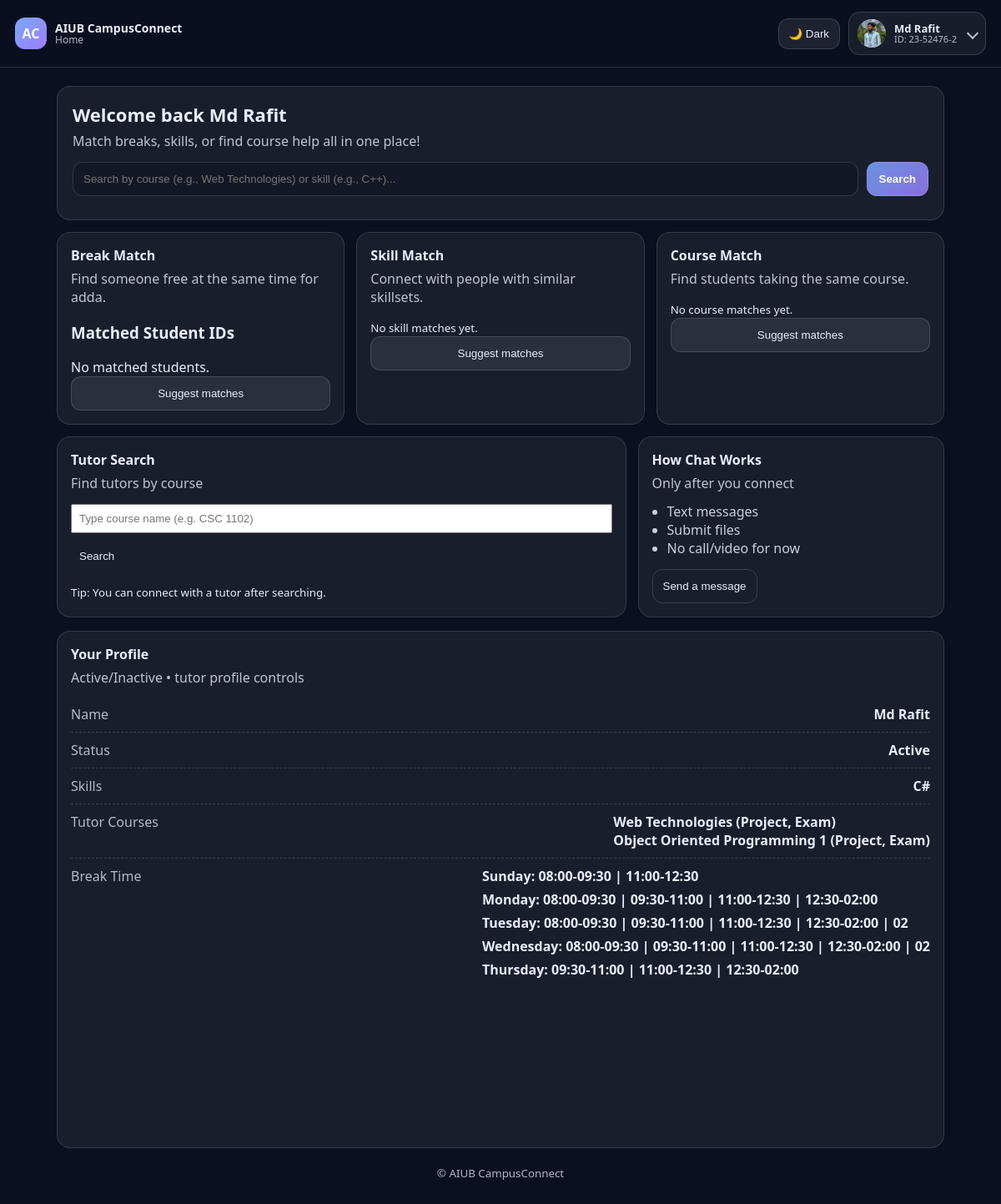
/View/student/studentHome.php (signed in), run on the app's committed database.
### tables this page shows
CREATE TABLE `student` (
  `s_id` varchar(30) NOT NULL,
  `s_name` varchar(100) NOT NULL,
  `s_gender` varchar(20) NOT NULL,
  `s_email` varchar(100) NOT NULL,
  `s_password` varchar(100) NOT NULL,
  `role` int(11) NOT NULL,
  `status` int(11) NOT NULL,
  `created_at` datetime NOT NULL,
  `s_propic` varchar(200) NOT NULL
);

CREATE TABLE `tutor` (
  `t_id` int(30) NOT NULL,
  `s_id` varchar(30) NOT NULL,
  `course` varchar(100) NOT NULL,
  `help_type` varchar(100) NOT NULL,
  `status` int(11) NOT NULL,
  `created_at` datetime NOT NULL,
  `ratings` int(11) NOT NULL
);

CREATE TABLE `free_time` (
  `day` varchar(20) NOT NULL,
  `free_times` varchar(50) NOT NULL,
  `s_id` varchar(30) DEFAULT NULL,
  `t_id` varchar(30) DEFAULT NULL,
  `id` int(11) NOT NULL
);

### Model/studentModel.php (called while the page is built, shortened)
<?php
        function getStudentById($id)
        {
            $conn = dbConnect();
            $id = mysqli_real_escape_string($conn, $id);
            $query = "SELECT * FROM student WHERE s_id = '$id'";
            return mysqli_query($conn, $query);
        }
    function getSkillsByStudent($s_id)
    {
        $conn = dbConnect();
        $s_id = mysqli_real_escape_string($conn, $s_id);
        $query = "SELECT skill_name FROM skills WHERE s_id='$s_id'";
        return mysqli_query($conn, $query);
    }
?>

### Model/tutorModel.php (called while the page is built, shortened)
<?php
function getTutorCoursesByStudent($s_id){
    $conn = dbConnect();
    $sql = "SELECT * FROM tutor WHERE s_id = ? AND status = 1";
    $stmt = mysqli_prepare($conn, $sql);
    mysqli_stmt_bind_param($stmt, "s", $s_id);
    mysqli_stmt_execute($stmt);
    $res = mysqli_stmt_get_result($stmt);
    return mysqli_fetch_all($res, MYSQLI_ASSOC);
}
?>

### Model/setFreeTimeModel.php (called while the page is built, shortened)
<?php
function getFreeTimeByStudentId($s_id)
{
    $query = "SELECT * FROM free_time WHERE s_id='$s_id' ";
    $conn=dbConnect();
    $data=mysqli_query($conn,$query);
    $freeTimes=[];
    if(mysqli_num_rows($data)>0)
    {
        while($rows=mysqli_fetch_assoc($data))
        {
            $freeTimes[]=$rows;
        }
    }
    return $freeTimes;
}
?>

### View/student/studentHome.php (the view, shortened to what this page needs)
<?php
require_once("../../Model/studentModel.php");
require_once("../../Model/setFreeTimeModel.php");
$studentIds = $_SESSION['matchedStudentIds'] ?? [];
$studentRes = getStudentById($_SESSION['loginId']);
$student = mysqli_fetch_assoc($studentRes);
$skillsRes = getSkillsByStudent($_SESSION['loginId']);
$freeTimes = getFreeTimeByStudentId($_SESSION['loginId']);
$pic = $student['s_propic'] ?? '';
if ($pic === '') {
    $avatarSrc = "../../Resources/default.png";
} else {
    $avatarSrc = "../../" . $pic;
}
?>
<!DOCTYPE html>
<html lang="en">
<head>
  <link rel="stylesheet" href="studentHome.css" />
</head>
<body>
  <header class="topbar">
    <a class="brand" href="#">
      <span class="brand-mark">AC</span>
      <span class="brand-text">
        <strong class="brand-title">AIUB CampusConnect</strong>
        <small class="brand-sub">Home</small>
      </span>
    </a>
    <nav class="actions">
      <button class="icon-btn" id="themeToggle" type="button">🌙 Dark</button>
      <details class="profile" id="profileBox">
        <summary class="profile-btn">
          <img
            class="avatar"
            src="<?php echo htmlspecialchars($avatarSrc); ?>"
            alt="Profile picture"
            width="36"
            height="36"
            style="border-radius:50%; object-fit:cover;"
          />
          <span class="profile-meta">
            <strong class="profile-name"><?php echo htmlspecialchars($student['s_name']); ?></strong>
            <small class="profile-role">ID: <?php echo htmlspecialchars($_SESSION['loginId']); ?></small>
          </span>
          <span class="chev" aria-hidden="true"></span>
        </summary>
      </details>
    </nav>
  </header>
  <main class="layout">
    <section class="hero">
      <h1>Welcome back <?php echo htmlspecialchars($student['s_name']); ?></h1>
      <p>Match breaks, skills, or find course help all in one place!</p>
      <form class="search" action="#" method="get" onsubmit="event.preventDefault(); topStudentSearch(true);">
          <input
            type="search"
            id="topSearch"
            placeholder="Search by course (e.g., Web Technologies) or skill (e.g., C++)..."
            autocomplete="off"
            onkeyup="topStudentSearch(false)"
          />
          <button type="submit">Search</button>
        </form>
    </section>
    <section class="grid">
      <article class="card">
        <header class="card-head">
          <h2>Break Match</h2>
          <p>Find someone free at the same time for adda.</p>
        </header>
        <?php
        echo "<h3>Matched Student IDs</h3>";
        if (empty($studentIds)) {
            echo "No matched students.<br>";
        }
        ?>
        <form method="GET" action="../../Controller/studentHomeBreakTimeController.php">
          <input type="submit" class="card-btn" name="viewFreeTime" value="Suggest matches">
        </form>
      </article>
      <article class="card">
        <header class="card-head">
          <h2>Skill Match</h2>
          <p>Connect with people with similar skillsets.</p>
        </header>
        <?php
        $skillmatches = $_SESSION['skill_matches'] ?? [];
        if (empty($skillmatches)) {
            echo "<small>No skill matches yet.</small>";
        }
        ?>
        <form method="GET" action="../../Controller/skillMatch.php">
          <input type="submit" class="card-btn" value="Suggest matches">
        </form>
      </article>
      <article class="card">
        <header class="card-head">
          <h2>Course Match</h2>
          <p>Find students taking the same course.</p>
        </header>
        <?php
        $courseMatches = $_SESSION['course_matches'] ?? [];
        if (empty($courseMatches)) {
            echo "<small>No course matches yet.</small>";
        }
        ?>
        <form method="GET" action="../../Controller/studentHomeCourseController.php">
          <input type="submit" class="card-btn" value="Suggest matches">
        </form>
      </article>
    </section>
    <section class="content">
      <article class="card">
        <header class="card-head">
          <h2>Tutor Search</h2>
          <p>Find tutors by course</p>
        </header>
        <div style="display:flex; gap:10px; align-items:center; flex-wrap:wrap; width:100%; margin-bottom:10px;">
          <input
            type="text"
            id="tutorSearch"
            placeholder="Type course name (e.g. CSC 1102)"
            onkeyup="liveTutorSearch(false)"
            autocomplete="off"
            style="flex:1; min-width:240px; padding:8px;"
          />
          <button
            type="button"
            class="menu-item"
            style="white-space:nowrap;"
            onclick="liveTutorSearch(true)"
          >
            Search
          </button>
        </div>
        <div style="margin-top:14px;">
          <small>
            Tip: You can connect with a tutor after searching.
          </small>
        </div>
      </article>
      <aside class="panel">
        <header class="panel-head">
          <h2>How Chat Works</h2>
          <p>Only after you connect</p>
        </header>
        <ul class="bullets">
          <li>Text messages</li>
          <li>Submit files</li>
          <li>No call/video for now</li>
        </ul>
        <footer class="panel-foot">
          <form action="../messageView.php" method="GET">
            <input type="submit" class="ghost" value="Send a message">
          </form>
        </footer>
      </aside>
    </section>
    <section style="width:100%; margin-top:16px;">
      <article class="panel" style="width:100%; min-height: calc(100vh - 180px);">
        <header class="panel-head">
          <h2>Your Profile</h2>
          <p>Active/Inactive • tutor profile controls</p>
        </header>
        <ul class="list">
          <li><span class="k">Name</span><span class="v"><?php echo htmlspecialchars($student['s_name']); ?></span></li>
          <li><span class="k">Status</span><span class="v"><?php echo ($student['status'] == 1 ? 'Active' : 'Inactive'); ?></span></li>
          <li>
            <span class="k">Skills</span>
            <span class="v">
              <?php
              $skills = [];
              while ($r = mysqli_fetch_assoc($skillsRes)) {
                  $skills[] = $r['skill_name'];
              }
              echo htmlspecialchars(count($skills) ? implode(", ", $skills) : "None");
              ?>
            </span>
          </li>
          <li>
            <span class="k">Tutor Courses</span>
            <span class="v">
              <?php
                require_once("../../Model/tutorModel.php");
                $tutorList = getTutorCoursesByStudent($_SESSION['loginId']);
                if (empty($tutorList)) {
                    echo "Not a tutor yet";
                } else {
                    foreach ($tutorList as $t) {
                        echo "<div>";
                        echo "<strong>" . htmlspecialchars($t['course']) . "</strong>";
                        echo " (" . htmlspecialchars($t['help_type']) . ")";
                        echo "</div>";
                    }
                }
              ?>
            </span>
          </li>
          <li>
            <span class="k">Break Time</span>
            <span class="v">
              <?php
                if (empty($freeTimes)) {
                    echo "Not set";
                } else {
                    foreach ($freeTimes as $ft) {
                        $day = $ft['day'] ?? '';
                        $times = $ft['free_times'] ?? '';
                        if ($day !== '' && $times !== '') {
                            $prettyTimes = str_replace(",", " | ", $times);
                            echo "<div style='margin-bottom:6px;'>";
                            echo "<strong>" . htmlspecialchars($day) . ":</strong> " . htmlspecialchars($prettyTimes);
                            echo "</div>";
                        }
                    }
                }
              ?>
            </span>
          </li>
        </ul>
      </article>
    </section>
    <footer class="footer">
      <small>© AIUB CampusConnect</small>
    </footer>
  </main>
</body>
</html>

### View/student/studentHome.css (style rules this page uses)
* { box-sizing: border-box; }
html, body { height: 100%; }
body { margin: 0; font-family: system-ui, -apple-system, Segoe UI, Roboto, Arial; background: #0b1020; color: #e9eefc; }
.topbar { position: sticky; top: 0; z-index: 10; display: flex; justify-content: space-between; align-items: center; gap: 12px; padding: 14px 18px; border-bottom: 1px solid rgba(255,255,255,0.12); background: rgba(11,16,32,0.9); backdrop-filter: blur(10px); }
.brand { display: inline-flex; gap: 10px; align-items: center; color: inherit; text-decoration: none; }
.brand-mark { width: 38px; height: 38px; display: grid; place-items: center; border-radius: 12px; background: linear-gradient(135deg, #7aa7ff, #9d7dff); color: #fff; font-weight: 800; }
.brand-text { display: grid; line-height: 1.1; }
.brand-title { font-size: 14px; }
.brand-sub { font-size: 12px; opacity: .75; }
.actions { display: inline-flex; align-items: center; gap: 10px; }
.icon-btn { padding: 10px 12px; border-radius: 12px; border: 1px solid rgba(255,255,255,0.14); background: rgba(255,255,255,0.08); color: inherit; cursor: pointer; }
.profile { position: relative; }
.profile-btn { list-style: none; display: inline-flex; align-items: center; gap: 10px; cursor: pointer; padding: 8px 10px; border-radius: 14px; border: 1px solid rgba(255,255,255,0.14); background: rgba(255,255,255,0.06); }
.avatar { width: 34px; height: 34px; border-radius: 50%; background: linear-gradient(135deg, rgba(122,167,255,0.9), rgba(157,125,255,0.9)); }
.profile-meta { display: grid; line-height: 1.1; }
.profile-name { font-size: 13px; }
.profile-role { font-size: 11px; opacity: .75; }
.chev { width: 10px; height: 10px; border-right: 2px solid currentColor; border-bottom: 2px solid currentColor; transform: rotate(45deg); opacity: .8; margin-left: 4px; }
.menu-item { width: 100%; text-align: left; padding: 10px 10px; border-radius: 12px; border: 0; background: transparent; color: inherit; cursor: pointer; }
.layout { max-width: 1100px; margin: 0 auto; padding: 22px 18px 40px; }
.hero { padding: 18px; border: 1px solid rgba(255,255,255,0.12); border-radius: 16px; background: rgba(255,255,255,0.06); }
.hero h1 { margin: 0 0 6px; font-size: 22px; }
.hero p { margin: 0 0 14px; opacity: .8; }
.search { display: flex; gap: 10px; }
.search input { flex: 1; padding: 12px; border-radius: 12px; border: 1px solid rgba(255,255,255,0.14); background: rgba(0,0,0,0.20); color: inherit; outline: none; }
.search button { padding: 12px 14px; border-radius: 12px; border: 1px solid rgba(255,255,255,0.14); background: linear-gradient(135deg, rgba(122,167,255,0.85), rgba(157,125,255,0.85)); color: #fff; font-weight: 700; cursor: pointer; }
.grid { display: grid; grid-template-columns: repeat(3, 1fr); gap: 14px; margin: 14px 0; }
.card { border-radius: 16px; border: 1px solid rgba(255,255,255,0.12); background: rgba(255,255,255,0.06); padding: 16px; }
.card-head h2 { margin: 0 0 6px; font-size: 16px; }
.card-head p { margin: 0 0 14px; opacity: .8; }
.card-btn { width: 100%; padding: 12px; border-radius: 12px; border: 1px solid rgba(255,255,255,0.14); background: rgba(255,255,255,0.08); color: inherit; cursor: pointer; }
.content { display: grid; grid-template-columns: 1.3fr 0.7fr; gap: 14px; margin-top: 14px; }
.panel { border-radius: 16px; border: 1px solid rgba(255,255,255,0.12); background: rgba(255,255,255,0.06); padding: 16px; }
.panel-head h2 { margin: 0 0 6px; font-size: 16px; }
.panel-head p { margin: 0 0 12px; opacity: .8; }
.list { padding: 0; margin: 0; }
.list li { list-style: none; display: flex; justify-content: space-between; padding: 10px 0; border-top: 1px dashed rgba(255,255,255,0.14); }
.list li:first-child { border-top: 0; }
.k { opacity: .75; }
.v { font-weight: 700; }
.bullets { margin: 0; padding-left: 18px; opacity: .85; }
.panel-foot { margin-top: 14px; }
.ghost { padding: 12px; border-radius: 12px; border: 1px solid rgba(255,255,255,0.14); background: transparent; color: inherit; cursor: pointer; }
.footer { margin-top: 18px; opacity: .75; text-align: center; }

### data on the page
student: s_propic (picture), s_name "Md Rafit"
tutor: course "Web Technologies", help_type "Project, Exam"
tutor: course "Object Oriented Programming 1", help_type "Project, Exam"
free_time: day "Sunday", free_times "08:00-09:30 | 11:00-12:30"
free_time: day "Monday", free_times "08:00-09:30 | 09:30-11:00 | 11:00-12:30 | 12:30-02:00"
free_time: day "Tuesday", free_times "08:00-09:30 | 09:30-11:00 | 11:00-12:30 | 12:30-02:00 | 02"
free_time: day "Wednesday", free_times "08:00-09:30 | 09:30-11:00 | 11:00-12:30 | 12:30-02:00 | 02"
free_time: day "Thursday", free_times "09:30-11:00 | 11:00-12:30 | 12:30-02:00"

### other printed values
$_SESSION['loginId'] "23-52476-2"
count($skills) ? implode(", ", $skills) : "None" "C#"
